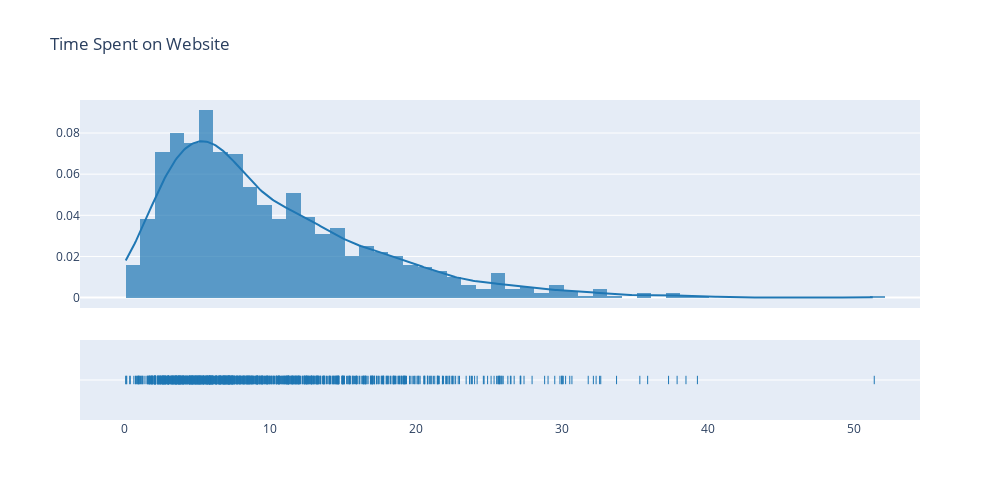

Notebook code cell kept with this figure:
### Markdown cell above
Time spent on website

### Code cell
gamma_dist  = ff.create_distplot([website_time.values.reshape(-1)], group_labels = [' '])
gamma_dist.update_layout(showlegend=False, title_text='Time Spent on Website', width=1000, height=500)
gamma_dist.show()

### Figure 1 — Plotly figure (JSON) as saved in the notebook; plotly's stock layout.template omitted (floating-point values rounded to 4 significant figures; data arrays with more than 128 entries replaced by an {"elided": "..."} marker saying what was removed)
{"data": [{"autobinx": false, "histnorm": "probability density", "legendgroup": " ", "marker": {"color": "rgb(31, 119, 180)"}, "name": " ", "opacity": 0.7, "type": "histogram", "x": {"elided": "1000 float values"}, "xaxis": "x", "xbins": {"end": 51.39, "size": 1, "start": 0.1045}, "yaxis": "y"}, {"legendgroup": " ", "marker": {"color": "rgb(31, 119, 180)"}, "mode": "lines", "name": " ", "showlegend": false, "type": "scatter", "x": {"elided": "500 float values"}, "xaxis": "x", "y": {"elided": "500 float values"}, "yaxis": "y"}, {"legendgroup": " ", "marker": {"color": "rgb(31, 119, 180)", "symbol": "line-ns-open"}, "mode": "markers", "name": " ", "showlegend": false, "type": "scatter", "x": {"elided": "1000 float values"}, "xaxis": "x", "y": {"elided": "1000 str values"}, "yaxis": "y2"}], "layout": {"barmode": "overlay", "height": 500, "hovermode": "closest", "legend": {"traceorder": "reversed"}, "showlegend": false, "title": {"text": "Time Spent on Website"}, "width": 1000, "xaxis": {"anchor": "y2", "domain": [0, 1], "zeroline": false}, "yaxis": {"anchor": "free", "domain": [0.35, 1], "position": 0}, "yaxis2": {"anchor": "x", "domain": [0, 0.25], "dtick": 1, "showticklabels": false}}}
